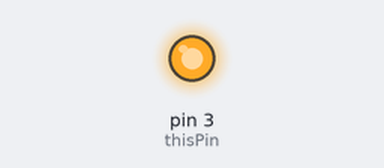
Bench run of a sketch on a simulated Arduino Uno, built with avr-gcc and run on an emulated ATmega328P. On the bench: output pins drawn as LEDs (lit = HIGH).

Above: at 0.05 s.
Timing chart, 0 to 3.0 s (numbered marks = the images above):
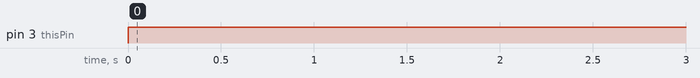

Measured:
- by itself, pin 3 (thisPin): LOW → HIGH at 0.00 s

The sketch:

relayWork.ino
```cpp
/**
 * AnalogReadSerial
 * Reads an analog input pin 0 and prints the result to the serial monitor
 * Click on the serial monitor button to open it.
 */
int thisPin = 3;

void setup()
{
  pinMode(thisPin, OUTPUT);
  Serial.begin(9600);
}

void loop()
{
  //int sensorValue = analogRead(0);
  digitalWrite(thisPin, HIGH);
  delay(1000);
  digitalWrite(thisPin, LOW);

}
```
